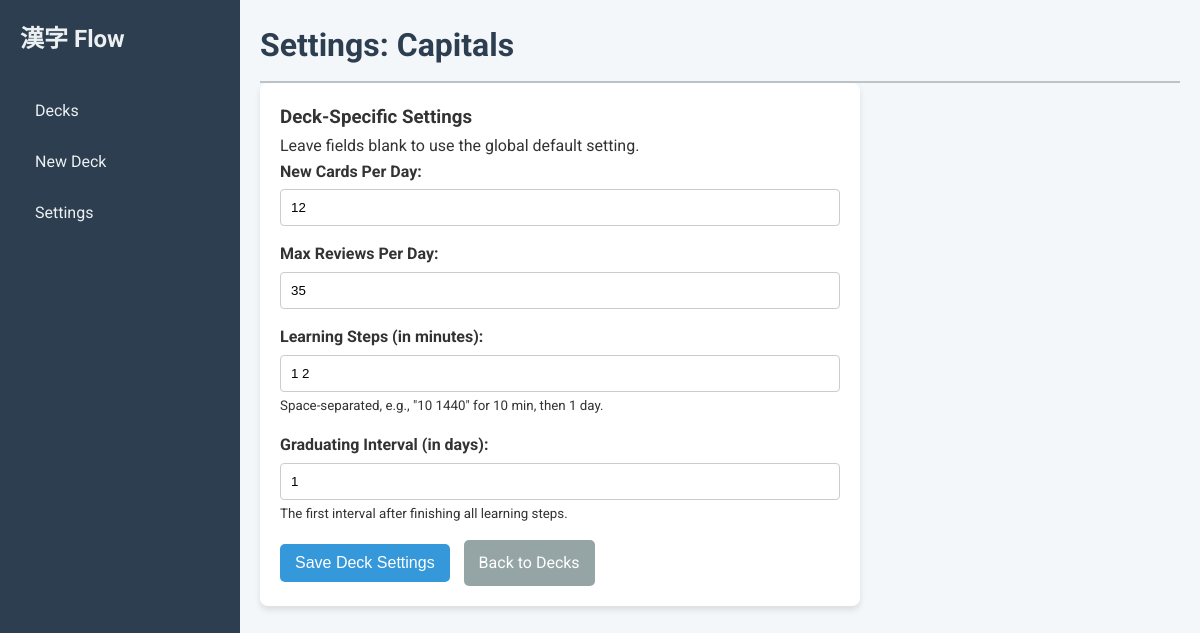
The app's page /settings/1 with its own data.
### tables this page shows
CREATE TABLE decks (
            id INTEGER PRIMARY KEY AUTOINCREMENT,
            name TEXT NOT NULL UNIQUE,
            card_template TEXT NOT NULL,
            card_css TEXT NOT NULL,
            new_cards_per_day INTEGER,
            max_reviews_per_day INTEGER,
            learning_steps TEXT,
            graduating_interval INTEGER
        );

### app/main.py (the view)
@app.get("/settings/{deck_id}", response_class=HTMLResponse)
async def deck_settings_page(request: Request, deck_id: int, db: sqlite3.Connection = Depends(get_database)):
    deck = crud.get_deck(db, deck_id)
    if not deck:
        return RedirectResponse(url="/decks")
    global_new = crud.get_setting(db, "new_cards_per_day") or "5"
    global_max = crud.get_setting(db, "max_reviews_per_day") or "20"
    global_learning_steps = crud.get_setting(db, "learning_steps") or "10 1440"
    global_graduating_interval = int(crud.get_setting(db, "graduating_interval") or "4")
    return templates.TemplateResponse(
        "settings_deck.html",
        {
            "request": request,
            "deck": deck,
            "global_new_cards_per_day": global_new,
            "global_max_reviews_per_day": global_max,
            "global_learning_steps": global_learning_steps,
            "global_graduating_interval": global_graduating_interval,
            "message": None
        }
    )

### templates/settings_deck.html (shortened to what this page needs)
{% extends "base.html" %}
{% block page_title %}Settings: {{ deck.name }}{% endblock %}
{% block content %}
    <div class="card form-card">
        <h3>Deck-Specific Settings</h3>
        <p>Leave fields blank to use the global default setting.</p>
        <form action="/settings/{{ deck.id }}" method="post">
            <div class="form-group">
                <label for="new_cards_per_day">New Cards Per Day:</label>
                <input type="number" id="new_cards_per_day" name="new_cards_per_day" value="{{ deck.new_cards_per_day or '' }}" placeholder="Global Default: {{ global_new_cards_per_day }}" min="1">
            </div>
            <div class="form-group">
                <label for="max_reviews_per_day">Max Reviews Per Day:</label>
                <input type="number" id="max_reviews_per_day" name="max_reviews_per_day" value="{{ deck.max_reviews_per_day or '' }}" placeholder="Global Default: {{ global_max_reviews_per_day }}" min="1">
            </div>
            <div class="form-group">
                <label for="learning_steps">Learning Steps (in minutes):</label>
                <input type="text" id="learning_steps" name="learning_steps" value="{{ deck.learning_steps or '' }}" placeholder="Global: {{ global_learning_steps }}">
                <small>Space-separated, e.g., "10 1440" for 10 min, then 1 day.</small>
            </div>
            <div class="form-group">
                <label for="graduating_interval">Graduating Interval (in days):</label>
                <input type="number" id="graduating_interval" name="graduating_interval" value="{{ deck.graduating_interval or '' }}" placeholder="Global: {{ global_graduating_interval }}" min="1">
                <small>The first interval after finishing all learning steps.</small>
            </div>
            <button type="submit" class="btn btn-primary">Save Deck Settings</button>
            <a href="/decks" class="btn btn-secondary">Back to Decks</a>
        </form>
    </div>
{% endblock %}

### static/css/style.css (style rules this page uses)
* { box-sizing: border-box; margin: 0; }
body { font-family: 'Roboto', 'Noto Sans JP', sans-serif; background-color: #f4f7f9; color: #333; line-height: 1.6; }
.card { background-color: #ffffff; border-radius: 8px; box-shadow: 0 4px 6px rgba(0, 0, 0, 0.1); padding: 20px; margin-bottom: 20px; }
.form-card { max-width: 600px; }
.form-group { margin-bottom: 15px; }
.form-group label { display: block; margin-bottom: 5px; font-weight: 700; }
.form-group input[type="text"], .form-group input[type="number"] { width: 100%; padding: 10px; border: 1px solid #ccc; border-radius: 4px; }
.btn { padding: 10px 15px; border: none; border-radius: 5px; cursor: pointer; font-size: 1em; text-decoration: none; display: inline-block; margin-right: 10px; }
.btn-primary { background-color: #3498db; color: white; }
.btn-secondary { background-color: #95a5a6; color: white; }

### records on screen
decks: name "Capitals", new_cards_per_day "12", max_reviews_per_day "35", learning_steps "1 2", graduating_interval "1"
